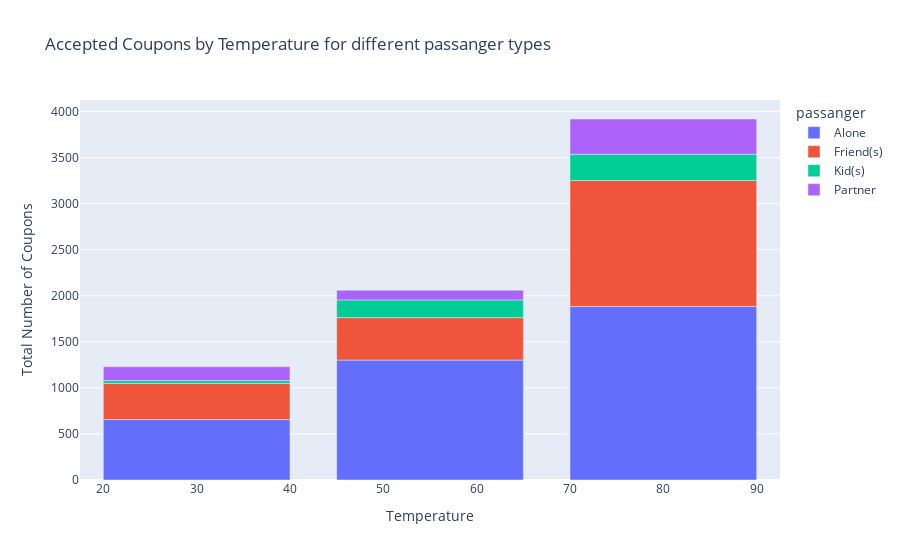

Notebook source saved alongside this figure:
### Code cell
dl = data.groupby(['temperature', 'passanger']).sum()
dl = dl.reset_index()
px.bar(dl, x='temperature', y='Y', color='passanger', labels={'temperature': 'Temperature', 'Y':'Total Number of Coupons'}, title="Accepted Coupons by Temperature for different passanger types")

### Figure 1 — Plotly figure (JSON) as saved in the notebook; plotly's stock layout.template omitted (floating-point values rounded to 4 significant figures)
{"data": [{"alignmentgroup": "True", "hovertemplate": "passanger=Alone<br>Temperature=%{x}<br>Total Number of Coupons=%{y}<extra></extra>", "legendgroup": "Alone", "marker": {"color": "#636efa", "pattern": {"shape": ""}}, "name": "Alone", "offsetgroup": "Alone", "orientation": "v", "showlegend": true, "textposition": "auto", "type": "bar", "x": [30, 55, 80], "xaxis": "x", "y": [656, 1302, 1883], "yaxis": "y"}, {"alignmentgroup": "True", "hovertemplate": "passanger=Friend(s)<br>Temperature=%{x}<br>Total Number of Coupons=%{y}<extra></extra>", "legendgroup": "Friend(s)", "marker": {"color": "#EF553B", "pattern": {"shape": ""}}, "name": "Friend(s)", "offsetgroup": "Friend(s)", "orientation": "v", "showlegend": true, "textposition": "auto", "type": "bar", "x": [30, 55, 80], "xaxis": "x", "y": [392, 461, 1368], "yaxis": "y"}, {"alignmentgroup": "True", "hovertemplate": "passanger=Kid(s)<br>Temperature=%{x}<br>Total Number of Coupons=%{y}<extra></extra>", "legendgroup": "Kid(s)", "marker": {"color": "#00cc96", "pattern": {"shape": ""}}, "name": "Kid(s)", "offsetgroup": "Kid(s)", "orientation": "v", "showlegend": true, "textposition": "auto", "type": "bar", "x": [30, 55, 80], "xaxis": "x", "y": [31, 192, 285], "yaxis": "y"}, {"alignmentgroup": "True", "hovertemplate": "passanger=Partner<br>Temperature=%{x}<br>Total Number of Coupons=%{y}<extra></extra>", "legendgroup": "Partner", "marker": {"color": "#ab63fa", "pattern": {"shape": ""}}, "name": "Partner", "offsetgroup": "Partner", "orientation": "v", "showlegend": true, "textposition": "auto", "type": "bar", "x": [30, 55, 80], "xaxis": "x", "y": [151, 106, 383], "yaxis": "y"}], "layout": {"autosize": true, "barmode": "relative", "legend": {"title": {"text": "passanger"}, "tracegroupgap": 0}, "title": {"text": "Accepted Coupons by Temperature for different passanger types"}, "xaxis": {"anchor": "y", "autorange": true, "domain": [0, 1], "range": [17.5, 92.5], "title": {"text": "Temperature"}, "type": "linear"}, "yaxis": {"anchor": "x", "autorange": true, "domain": [0, 1], "range": [0, 4125.0], "title": {"text": "Total Number of Coupons"}, "type": "linear"}}}
